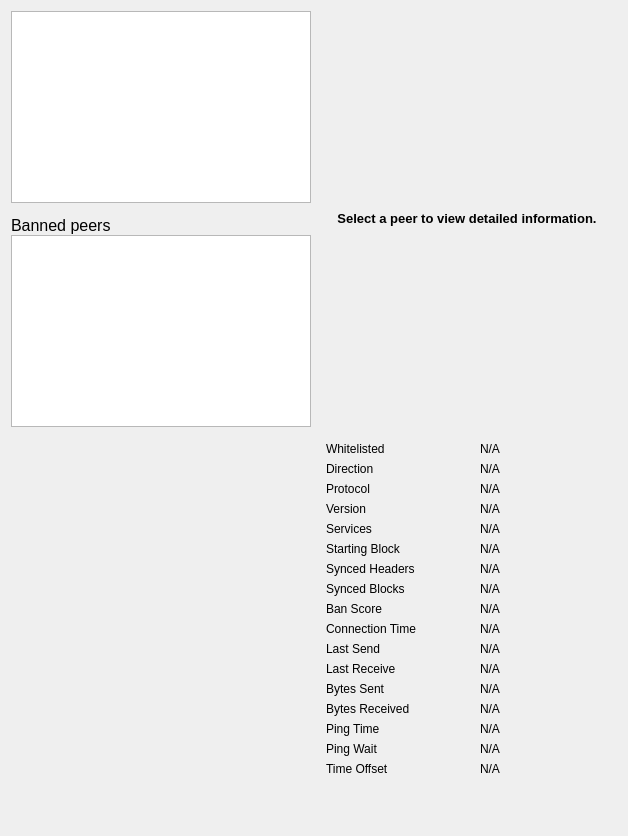
     <widget class="QWidget" name="tab_peers">
      <attribute name="title">
       <string>&amp;Peers</string>
      </attribute>
      <layout class="QGridLayout" name="gridLayout_2">
       <item row="0" column="0" rorpian="2">
        <layout class="QVBoxLayout" name="verticalLayout_101">
         <property name="spacing">
          <number>0</number>
         </property>
         <item>
          <widget class="QTableView" name="peerWidget">
           <property name="horizontalScrollBarPolicy">
            <enum>Qt::ScrollBarAsNeeded</enum>
           </property>
           <property name="sortingEnabled">
            <bool>true</bool>
           </property>
           <attribute name="horizontalHeaderHighlightSections">
            <bool>false</bool>
           </attribute>
          </widget>
         </item>
         <item>
          <widget class="QLabel" name="banHeading">
           <property name="sizePolicy">
            <sizepolicy hsizetype="Preferred" vsizetype="Minimum">
             <horstretch>0</horstretch>
             <verstretch>0</verstretch>
            </sizepolicy>
           </property>
           <property name="minimumSize">
            <size>
             <width>300</width>
             <height>32</height>
            </size>
           </property>
           <property name="maximumSize">
            <size>
             <width>16777215</width>
             <height>32</height>
            </size>
           </property>
           <property name="font">
            <font>
             <pointsize>12</pointsize>
            </font>
           </property>
           <property name="cursor">
            <cursorShape>IBeamCursor</cursorShape>
           </property>
           <property name="text">
            <string>Banned peers</string>
           </property>
           <property name="alignment">
            <set>Qt::AlignBottom|Qt::AlignLeading|Qt::AlignLeft</set>
           </property>
           <property name="wordWrap">
            <bool>true</bool>
           </property>
           <property name="textInteractionFlags">
            <set>Qt::NoTextInteraction</set>
           </property>
          </widget>
         </item>
         <item>
          <widget class="QTableView" name="banlistWidget">
           <property name="sizePolicy">
            <sizepolicy hsizetype="Expanding" vsizetype="Expanding">
             <horstretch>0</horstretch>
             <verstretch>0</verstretch>
            </sizepolicy>
           </property>
           <property name="horizontalScrollBarPolicy">
            <enum>Qt::ScrollBarAsNeeded</enum>
           </property>
           <property name="sortingEnabled">
            <bool>true</bool>
           </property>
           <attribute name="horizontalHeaderHighlightSections">
            <bool>false</bool>
           </attribute>
          </widget>
         </item>
        </layout>
       </item>
       <item row="0" column="1">
        <widget class="QLabel" name="peerHeading">
         <property name="sizePolicy">
          <sizepolicy hsizetype="Preferred" vsizetype="Minimum">
           <horstretch>0</horstretch>
           <verstretch>0</verstretch>
          </sizepolicy>
         </property>
         <property name="minimumSize">
          <size>
           <width>300</width>
           <height>32</height>
          </size>
         </property>
         <property name="font">
          <font>
           <pointsize>10</pointsize>
           <weight>75</weight>
           <bold>true</bold>
          </font>
         </property>
         <property name="cursor">
          <cursorShape>IBeamCursor</cursorShape>
         </property>
         <property name="text">
          <string>Select a peer to view detailed information.</string>
         </property>
         <property name="alignment">
          <set>Qt::AlignCenter</set>
         </property>
         <property name="wordWrap">
          <bool>true</bool>
         </property>
         <property name="textInteractionFlags">
          <set>Qt::LinksAccessibleByMouse|Qt::TextSelectableByKeyboard|Qt::TextSelectableByMouse</set>
         </property>
        </widget>
       </item>
       <item row="1" column="1">
        <widget class="QWidget" name="detailWidget" native="true">
         <property name="minimumSize">
          <size>
           <width>300</width>
           <height>0</height>
          </size>
         </property>
         <layout class="QGridLayout" name="gridLayout_3">
          <item row="0" column="0">
           <widget class="QLabel" name="label_30">
            <property name="text">
             <string>Whitelisted</string>
            </property>
           </widget>
          </item>
          <item row="0" column="2">
           <widget class="QLabel" name="peerWhitelisted">
            <property name="cursor">
             <cursorShape>IBeamCursor</cursorShape>
            </property>
            <property name="text">
             <string>N/A</string>
            </property>
            <property name="textFormat">
             <enum>Qt::PlainText</enum>
            </property>
            <property name="textInteractionFlags">
             <set>Qt::LinksAccessibleByMouse|Qt::TextSelectableByKeyboard|Qt::TextSelectableByMouse</set>
            </property>
           </widget>
          </item>
          <item row="1" column="0">
           <widget class="QLabel" name="label_23">
            <property name="text">
             <string>Direction</string>
            </property>
           </widget>
          </item>
          <item row="1" column="2">
           <widget class="QLabel" name="peerDirection">
            <property name="cursor">
             <cursorShape>IBeamCursor</cursorShape>
            </property>
            <property name="text">
             <string>N/A</string>
            </property>
            <property name="textFormat">
             <enum>Qt::PlainText</enum>
            </property>
            <property name="textInteractionFlags">
             <set>Qt::LinksAccessibleByMouse|Qt::TextSelectableByKeyboard|Qt::TextSelectableByMouse</set>
            </property>
           </widget>
          </item>
          <item row="2" column="0">
           <widget class="QLabel" name="label_21">
            <property name="text">
             <string>Protocol</string>
            </property>
           </widget>
          </item>
          <item row="2" column="2">
           <widget class="QLabel" name="peerVersion">
            <property name="cursor">
             <cursorShape>IBeamCursor</cursorShape>
            </property>
            <property name="text">
             <string>N/A</string>
            </property>
            <property name="textFormat">
             <enum>Qt::PlainText</enum>
            </property>
            <property name="textInteractionFlags">
             <set>Qt::LinksAccessibleByMouse|Qt::TextSelectableByKeyboard|Qt::TextSelectableByMouse</set>
            </property>
           </widget>
          </item>
          <item row="3" column="0">
           <widget class="QLabel" name="label_28">
            <property name="text">
             <string>Version</string>
            </property>
           </widget>
          </item>
          <item row="3" column="2">
           <widget class="QLabel" name="peerSubversion">
            <property name="cursor">
             <cursorShape>IBeamCursor</cursorShape>
            </property>
            <property name="text">
             <string>N/A</string>
            </property>
            <property name="textFormat">
             <enum>Qt::PlainText</enum>
            </property>
            <property name="textInteractionFlags">
             <set>Qt::LinksAccessibleByMouse|Qt::TextSelectableByKeyboard|Qt::TextSelectableByMouse</set>
            </property>
           </widget>
          </item>
          <item row="4" column="0">
           <widget class="QLabel" name="label_4">
            <property name="text">
             <string>Services</string>
            </property>
           </widget>
          </item>
          <item row="4" column="2">
           <widget class="QLabel" name="peerServices">
            <property name="cursor">
             <cursorShape>IBeamCursor</cursorShape>
            </property>
            <property name="text">
             <string>N/A</string>
            </property>
            <property name="textFormat">
             <enum>Qt::PlainText</enum>
            </property>
            <property name="textInteractionFlags">
             <set>Qt::LinksAccessibleByMouse|Qt::TextSelectableByKeyboard|Qt::TextSelectableByMouse</set>
            </property>
           </widget>
          </item>
          <item row="5" column="0">
           <widget class="QLabel" name="label_29">
            <property name="text">
             <string>Starting Block</string>
            </property>
           </widget>
          </item>
          <item row="5" column="2">
           <widget class="QLabel" name="peerHeight">
            <property name="cursor">
             <cursorShape>IBeamCursor</cursorShape>
            </property>
            <property name="text">
             <string>N/A</string>
            </property>
            <property name="textFormat">
             <enum>Qt::PlainText</enum>
            </property>
            <property name="textInteractionFlags">
             <set>Qt::LinksAccessibleByMouse|Qt::TextSelectableByKeyboard|Qt::TextSelectableByMouse</set>
            </property>
           </widget>
          </item>
          <item row="6" column="0">
           <widget class="QLabel" name="label_27">
            <property name="text">
             <string>Synced Headers</string>
            </property>
           </widget>
          </item>
          <item row="6" column="2">
           <widget class="QLabel" name="peerSyncHeight">
            <property name="cursor">
             <cursorShape>IBeamCursor</cursorShape>
            </property>
            <property name="text">
             <string>N/A</string>
            </property>
            <property name="textFormat">
             <enum>Qt::PlainText</enum>
            </property>
            <property name="textInteractionFlags">
             <set>Qt::LinksAccessibleByMouse|Qt::TextSelectableByKeyboard|Qt::TextSelectableByMouse</set>
            </property>
           </widget>
          </item>
          <item row="7" column="0">
           <widget class="QLabel" name="label_25">
            <property name="text">
             <string>Synced Blocks</string>
            </property>
           </widget>
          </item>
          <item row="7" column="2">
           <widget class="QLabel" name="peerCommonHeight">
            <property name="cursor">
             <cursorShape>IBeamCursor</cursorShape>
            </property>
            <property name="text">
             <string>N/A</string>
            </property>
            <property name="textFormat">
             <enum>Qt::PlainText</enum>
            </property>
            <property name="textInteractionFlags">
             <set>Qt::LinksAccessibleByMouse|Qt::TextSelectableByKeyboard|Qt::TextSelectableByMouse</set>
            </property>
           </widget>
          </item>
          <item row="8" column="0">
           <widget class="QLabel" name="label_24">
            <property name="text">
             <string>Ban Score</string>
            </property>
           </widget>
          </item>
          <item row="8" column="2">
           <widget class="QLabel" name="peerBanScore">
            <property name="cursor">
             <cursorShape>IBeamCursor</cursorShape>
            </property>
            <property name="text">
             <string>N/A</string>
            </property>
            <property name="textFormat">
             <enum>Qt::PlainText</enum>
            </property>
            <property name="textInteractionFlags">
             <set>Qt::LinksAccessibleByMouse|Qt::TextSelectableByKeyboard|Qt::TextSelectableByMouse</set>
            </property>
           </widget>
          </item>
          <item row="9" column="0">
           <widget class="QLabel" name="label_22">
            <property name="text">
             <string>Connection Time</string>
            </property>
           </widget>
          </item>
          <item row="9" column="2">
           <widget class="QLabel" name="peerConnTime">
            <property name="cursor">
             <cursorShape>IBeamCursor</cursorShape>
            </property>
            <property name="text">
             <string>N/A</string>
            </property>
            <property name="textFormat">
             <enum>Qt::PlainText</enum>
            </property>
            <property name="textInteractionFlags">
             <set>Qt::LinksAccessibleByMouse|Qt::TextSelectableByKeyboard|Qt::TextSelectableByMouse</set>
            </property>
           </widget>
          </item>
          <item row="10" column="0">
           <widget class="QLabel" name="label_15">
            <property name="text">
             <string>Last Send</string>
            </property>
           </widget>
          </item>
          <item row="10" column="2">
           <widget class="QLabel" name="peerLastSend">
            <property name="cursor">
             <cursorShape>IBeamCursor</cursorShape>
            </property>
            <property name="text">
             <string>N/A</string>
            </property>
            <property name="textFormat">
             <enum>Qt::PlainText</enum>
            </property>
            <property name="textInteractionFlags">
             <set>Qt::LinksAccessibleByMouse|Qt::TextSelectableByKeyboard|Qt::TextSelectableByMouse</set>
            </property>
           </widget>
          </item>
          <item row="11" column="0">
           <widget class="QLabel" name="label_19">
            <property name="text">
             <string>Last Receive</string>
            </property>
           </widget>
          </item>
          <item row="11" column="2">
           <widget class="QLabel" name="peerLastRecv">
            <property name="cursor">
             <cursorShape>IBeamCursor</cursorShape>
            </property>
            <property name="text">
             <string>N/A</string>
            </property>
            <property name="textFormat">
             <enum>Qt::PlainText</enum>
            </property>
            <property name="textInteractionFlags">
             <set>Qt::LinksAccessibleByMouse|Qt::TextSelectableByKeyboard|Qt::TextSelectableByMouse</set>
            </property>
           </widget>
          </item>
          <item row="12" column="0">
           <widget class="QLabel" name="label_18">
            <property name="text">
             <string>Bytes Sent</string>
            </property>
           </widget>
          </item>
          <item row="12" column="2">
           <widget class="QLabel" name="peerBytesSent">
            <property name="cursor">
             <cursorShape>IBeamCursor</cursorShape>
            </property>
            <property name="text">
             <string>N/A</string>
            </property>
            <property name="textFormat">
             <enum>Qt::PlainText</enum>
            </property>
            <property name="textInteractionFlags">
             <set>Qt::LinksAccessibleByMouse|Qt::TextSelectableByKeyboard|Qt::TextSelectableByMouse</set>
            </property>
           </widget>
          </item>
          <item row="13" column="0">
           <widget class="QLabel" name="label_20">
            <property name="text">
             <string>Bytes Received</string>
            </property>
           </widget>
          </item>
          <item row="13" column="2">
           <widget class="QLabel" name="peerBytesRecv">
            <property name="cursor">
             <cursorShape>IBeamCursor</cursorShape>
            </property>
            <property name="text">
             <string>N/A</string>
            </property>
            <property name="textFormat">
             <enum>Qt::PlainText</enum>
            </property>
            <property name="textInteractionFlags">
             <set>Qt::LinksAccessibleByMouse|Qt::TextSelectableByKeyboard|Qt::TextSelectableByMouse</set>
            </property>
           </widget>
          </item>
          <item row="14" column="0">
           <widget class="QLabel" name="label_26">
            <property name="text">
             <string>Ping Time</string>
            </property>
           </widget>
          </item>
          <item row="14" column="2">
           <widget class="QLabel" name="peerPingTime">
            <property name="cursor">
             <cursorShape>IBeamCursor</cursorShape>
            </property>
            <property name="text">
             <string>N/A</string>
            </property>
            <property name="textFormat">
             <enum>Qt::PlainText</enum>
            </property>
            <property name="textInteractionFlags">
             <set>Qt::LinksAccessibleByMouse|Qt::TextSelectableByKeyboard|Qt::TextSelectableByMouse</set>
            </property>
           </widget>
          </item>
          <item row="15" column="0">
           <widget class="QLabel" name="peerPingWaitLabel">
            <property name="toolTip">
             <string>The duration of a currently outstanding ping.</string>
            </property>
            <property name="text">
             <string>Ping Wait</string>
            </property>
           </widget>
          </item>
          <item row="15" column="2">
           <widget class="QLabel" name="peerPingWait">
            <property name="cursor">
             <cursorShape>IBeamCursor</cursorShape>
            </property>
            <property name="text">
             <string>N/A</string>
            </property>
            <property name="textFormat">
             <enum>Qt::PlainText</enum>
            </property>
            <property name="textInteractionFlags">
             <set>Qt::LinksAccessibleByMouse|Qt::TextSelectableByKeyboard|Qt::TextSelectableByMouse</set>
            </property>
           </widget>
          </item>
          <item row="16" column="0">
           <widget class="QLabel" name="label_timeoffset">
            <property name="text">
             <string>Time Offset</string>
            </property>
           </widget>
          </item>
          <item row="16" column="2">
           <widget class="QLabel" name="timeoffset">
            <property name="cursor">
             <cursorShape>IBeamCursor</cursorShape>
            </property>
            <property name="text">
             <string>N/A</string>
            </property>
            <property name="textFormat">
             <enum>Qt::PlainText</enum>
            </property>
            <property name="textInteractionFlags">
             <set>Qt::LinksAccessibleByMouse|Qt::TextSelectableByKeyboard|Qt::TextSelectableByMouse</set>
            </property>
           </widget>
          </item>
          <item row="17" column="1">
           <spacer name="verticalSpacer_3">
            <property name="orientation">
             <enum>Qt::Vertical</enum>
            </property>
            <property name="sizeHint" stdset="0">
             <size>
              <width>20</width>
              <height>40</height>
             </size>
            </property>
           </spacer>
          </item>
         </layout>
        </widget>
       </item>
      </layout>
     </widget>
